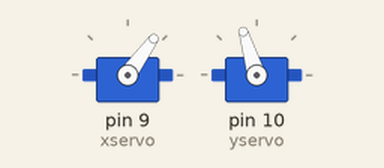
Recording of a sketch running on a simulated Arduino Leonardo, built with avr-gcc and run on an emulated ATmega32U4. Shown: 2 × servo.

Above: at 0.05 s.
At 9.95 s:
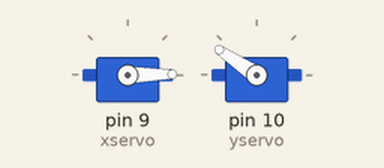
At 19.95 s:
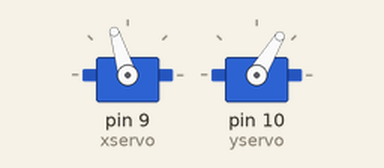
Timing chart, 0 to 26.0 s (numbered marks = the images above):
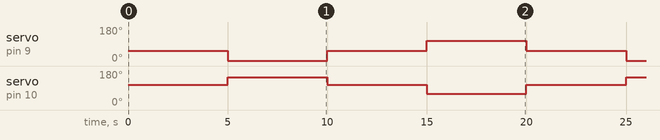

The sketch:

servoTuning.ino
```cpp
/*
servo.write X 0-right, 50 center, 100 left;
servo.write Y 110 center, 170 down, 10 up

servo.writeMicroseconds X 1100 center, 1650 left, 550 right
servo.writeMicroseconds Y 1600 center, 2050 down, 800 up
*/

#include <Servo.h>
Servo xservo;
Servo yservo;

int xCenter=1100;
int xLeft=1650;
int xRight=550;
int yCenter=1650;
int yDown=2050;
int yUp=1150;


void setup()
{
	xservo.attach(9);
	yservo.attach(10);
}

void loop()
{

	xservo.writeMicroseconds(xCenter);
	yservo.writeMicroseconds(yCenter);
	delay(5000);
	xservo.writeMicroseconds(xRight);
	yservo.writeMicroseconds(yDown);
	delay(5000);
	xservo.writeMicroseconds(xCenter);
	yservo.writeMicroseconds(yCenter);
        delay(5000);
	xservo.writeMicroseconds(xLeft);
	yservo.writeMicroseconds(yUp);
	delay(5000);
}
```

Measured:
- by itself, servo on pin 9 (xservo): repeats every 20.0 s: 54° 5.0 s, 107° 5.0 s, 54° 5.0 s, 1° 5.0 s
- by itself, servo on pin 10 (yservo): repeats every 20.0 s: 107° 5.0 s, 59° 5.0 s, 107° 5.0 s, 146° 5.0 s
